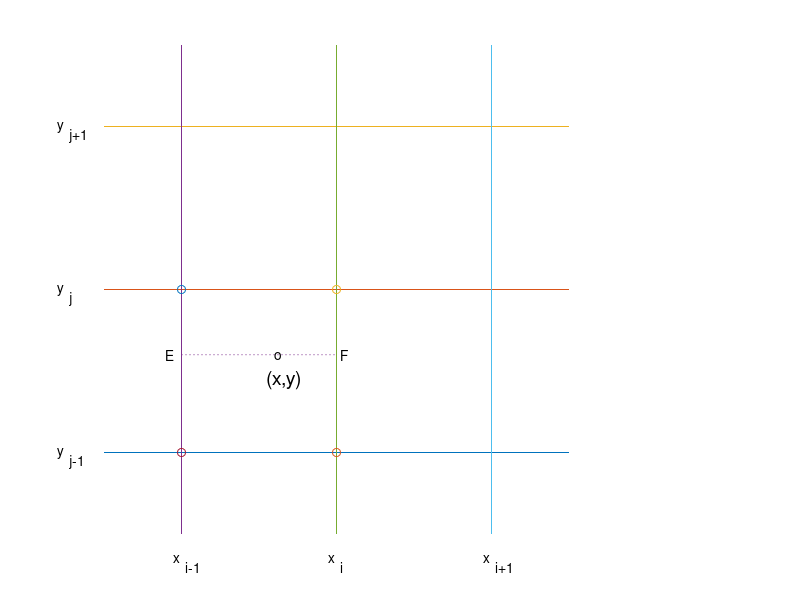

Here is the MATLAB script that generated this plot:
% f4_16
% Copyright S. Nakamura, 1995
set(gcf, 'NumberTitle','off','Name', 'Figure 4.16')

clear,clf
axis([0 6 0 6])
hold on
x=[1,   3,  5 ];
y=[1,3,5];
for i=1:3
plot([0,6],[y(i),y(i)])
end

for i=1:3
plot([x(i),x(i)], [0,6] )
end
  
for i=1:length(x)
text(x(i)-0.1,-0.3,['x' ])
if i==1,text(x(i)+0.05,-0.4,['i-1' ])
elseif i==2,text(x(i)+0.05,-0.4,['i' ])
elseif i==3,text(x(i)+0.05,-0.4,['i+1' ])
end
end
for j=1:length(y)
text(-0.6,y(j),['y' ])
if j==1,text(-0.45,y(j)-0.1,['j-1' ])
elseif j==2,text(-0.45,y(j)-0.1,-0.37,['j' ])
elseif j==3,text(-0.45,y(j)-0.1,-0.37,['j+1' ])
end
end
axis([0,8,0,6])

for i=1:2
for j=1:2
plot(x(i),y(j),'o')
end
end
plot([1, 3],[2.2,2.2],':')
text(1-0.2, 2.2,'E')
text(3.05, 2.2, 'F')
text(2.2,2.2,'o')
text(2.1,1.9,'(x,y)', 'FontSize',[14])
axis('off')
